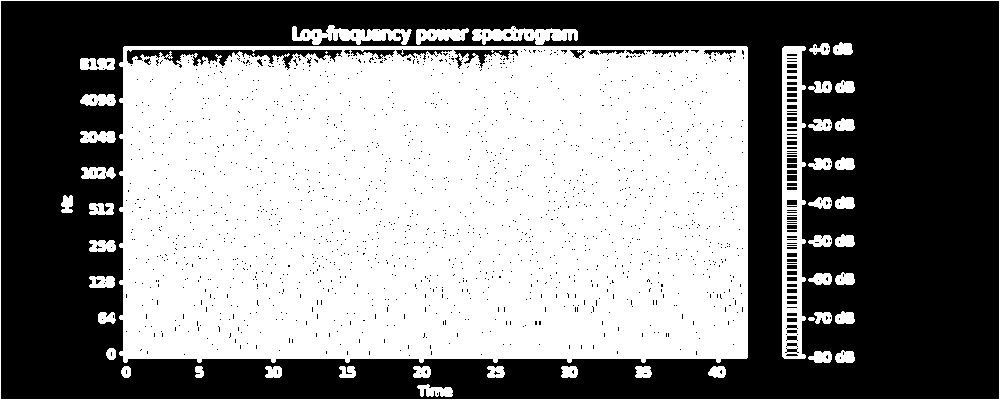
#> input picture dataset/mtf_data_set/ZebraDove_MTFimage/XC40043_spectrogram_mtf.png, 1000 x 400 px, given as the content of the folder et/bird_classification/Geopeliastriata_ZebraDove_Spectrogram, which was not available
$ jupyter execute mtf.ipynb
#> lines starting #> are read from the running program, lines starting #| are printed output that depends on the picture; after the words box and inside, x2 and y2 are one past the last pixel; in counts of white or black regions, pixels touching at a corner belong together
#> `spectrogram = np.array(Image.open(filepath).convert('L'))`: spectrogram: shape (400, 1000); 52.3% white; 1657 black regions (1598 under 20 px), largest, box (x1, y1, x2, y2) and area: (1, 1, 999, 399) 183514, (127, 50, 342, 70) 1585, (454, 50, 518, 69) 412
[cell 1]
import numpy as np
import matplotlib.pyplot as plt
import os
from PIL import Image

[cell 2]
# Function to compute Markov Transition Field (MTF) transformation
def compute_MTF(spectrogram, num_bins=8):
    # Normalize spectrogram
#> called with num_bins = 8
    spectrogram = (spectrogram - np.min(spectrogram)) / (np.max(spectrogram) - np.min(spectrogram))

    # Compute transition probabilities
    transitions = np.diff(spectrogram, axis=0)
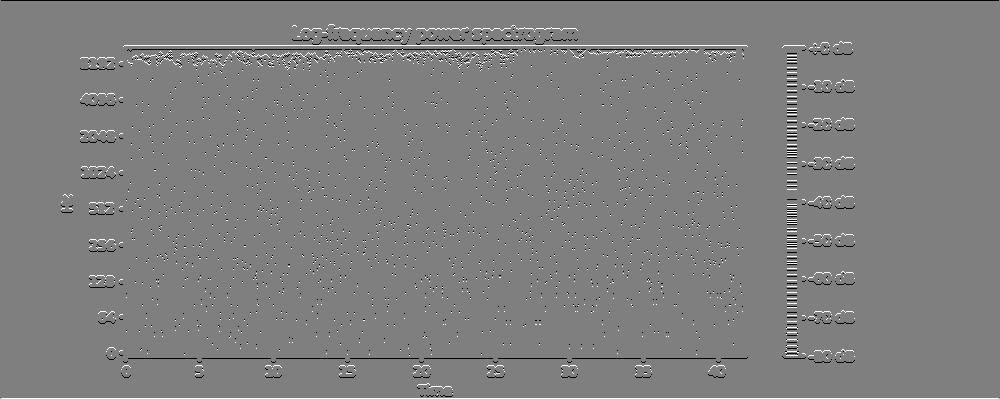
#> transitions: shape (399, 1000) float64; min -1, max 1, mean 0; drawn with min black and max white
    mtf = np.zeros_like(transitions)

    # Quantize transition values into bins
    bins = np.linspace(-1, 1, num_bins + 1)
    for i in range(num_bins):
        mtf += (transitions >= bins[i]) & (transitions < bins[i + 1]) * i

    return mtf.astype(np.uint8)
#> returned value: shape (399, 1000); every value is 0

# Directory containing spectrogram files
spectrogram_dir = r'C:\Users\Bojo\Desktop\python projects\dataset\bird_classification\Geopeliastriata_ZebraDove_Spectrogram'

# Load MTF-transformed spectrograms batch by batch
batch_size = 100  # Adjust batch size as needed
mtf_transformed = []
for filename in os.listdir(spectrogram_dir):
    if filename.endswith('.png'):
        filepath = os.path.join(spectrogram_dir, filename)
        spectrogram = np.array(Image.open(filepath).convert('L'))  # Convert to grayscale
        mtf_transformed.append(compute_MTF(spectrogram))

        # Process batch when it reaches the desired size
        if len(mtf_transformed) == batch_size:
            # Process the batch (e.g., save to file, feed into CNN)
            # Reset the batch
            mtf_transformed = []

# Plot the MTF-transformed spectrograms
for mtf_image in mtf_transformed:
    plt.imshow(mtf_image, cmap='gray')
    plt.title('MTF Transformed Spectrogram')
    plt.show()
#> this loop made 1 pass

output_dir = r'C:\Users\Bojo\Desktop\python projects\dataset\bird_classification\Zebradove_MTFimage'

# Process the remaining spectrograms (if any)
if len(mtf_transformed) > 0:
    # Process the remaining batch (e.g., save to file, feed into CNN)
    pass

# Save the MTF-transformed spectrograms as images
for i, mtf_image in enumerate(mtf_transformed):
    output_path = os.path.join(output_dir, f'mtf_{i}.png')
    #plt.close()  # Close the plot to release memory
    plt.imsave(output_path, mtf_image, cmap='gray')


$ run again, on dataset/mtf_data_set/ZebraDove_MTFimage/XC598171_spectrogram_mtf.png
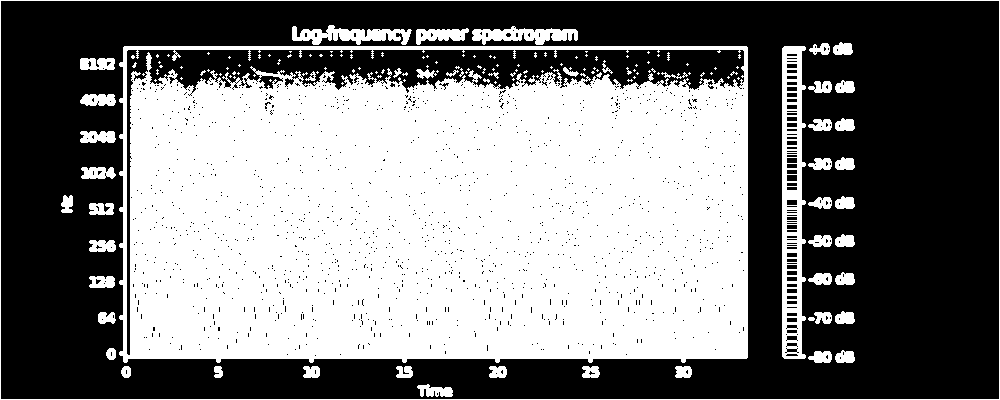
#> input picture dataset/mtf_data_set/ZebraDove_MTFimage/XC598171_spectrogram_mtf.png, 1000 x 400 px, given as the content of the folder et/bird_classification/Geopeliastriata_ZebraDove_Spectrogram, which was not available
#> in compute_MTF, `transitions = np.diff(spectrogram, axis=0)`:
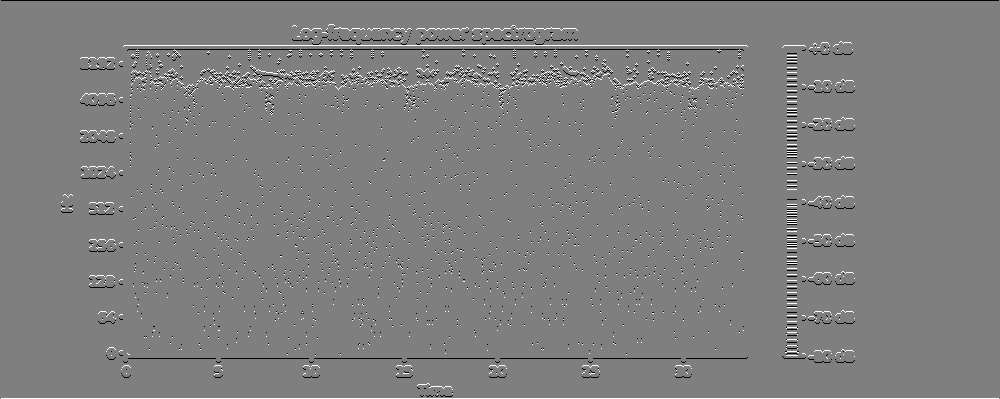
#> transitions: shape (399, 1000) float64; min -1, max 1, mean 0; drawn with min black and max white
#> the loop `for mtf_image in mtf_transformed:` made 1 pass
#> the loop `for i, mtf_image in enumerate(mtf_transformed):` made 1 pass

$ run again, on dataset/mtf_data_set/ZebraDove_MTFimage/XC616403_spectrogram_mtf.png
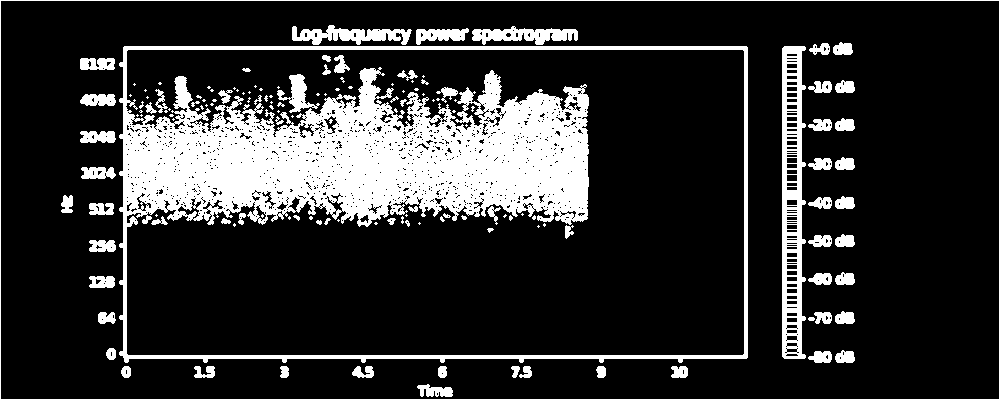
#> input picture dataset/mtf_data_set/ZebraDove_MTFimage/XC616403_spectrogram_mtf.png, 1000 x 400 px, given as the content of the folder et/bird_classification/Geopeliastriata_ZebraDove_Spectrogram, which was not available
#> in compute_MTF, `transitions = np.diff(spectrogram, axis=0)`:
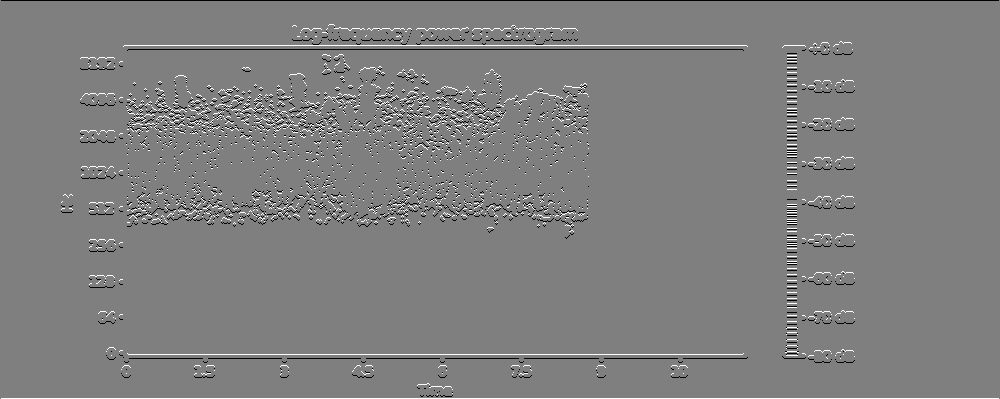
#> transitions: shape (399, 1000) float64; min -1, max 1, mean 0; drawn with min black and max white
#> the loop `for mtf_image in mtf_transformed:` made 1 pass
#> the loop `for i, mtf_image in enumerate(mtf_transformed):` made 1 pass

$ run again, on dataset/mtf_data_set/ZebraDove_MTFimage/XC665873_spectrogram_mtf.png
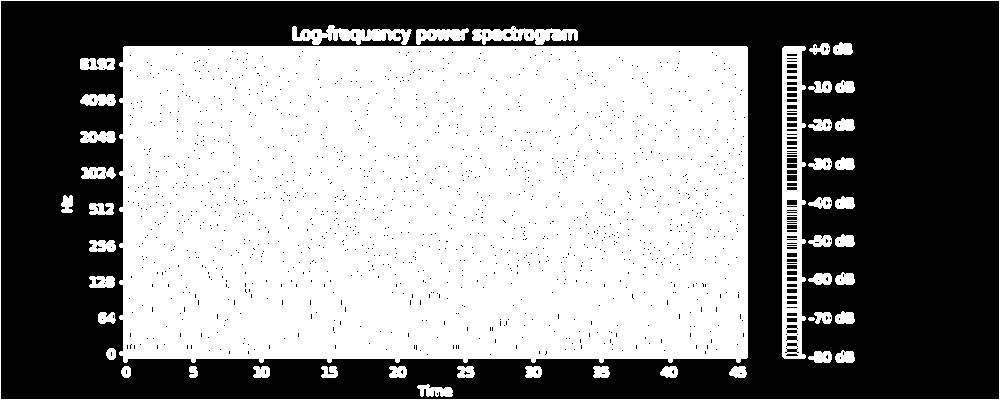
#> input picture dataset/mtf_data_set/ZebraDove_MTFimage/XC665873_spectrogram_mtf.png, 1000 x 400 px, given as the content of the folder et/bird_classification/Geopeliastriata_ZebraDove_Spectrogram, which was not available
#> in compute_MTF, `transitions = np.diff(spectrogram, axis=0)`:
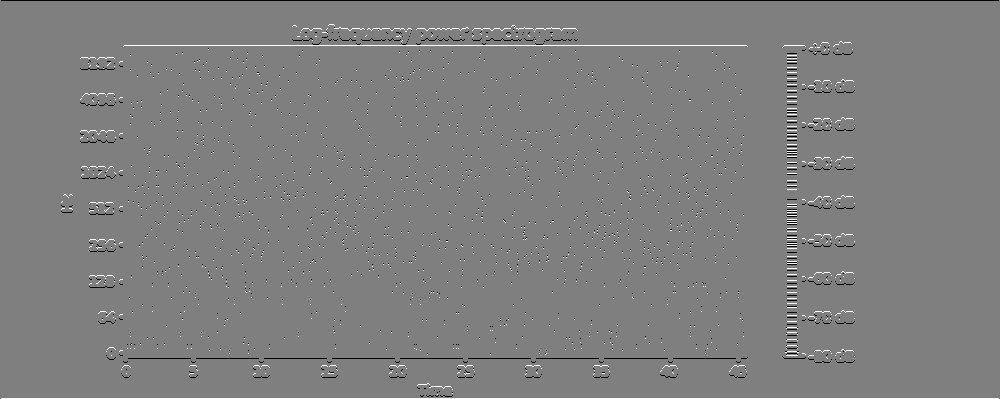
#> transitions: shape (399, 1000) float64; min -1, max 1, mean 0; drawn with min black and max white
#> the loop `for mtf_image in mtf_transformed:` made 1 pass
#> the loop `for i, mtf_image in enumerate(mtf_transformed):` made 1 pass
